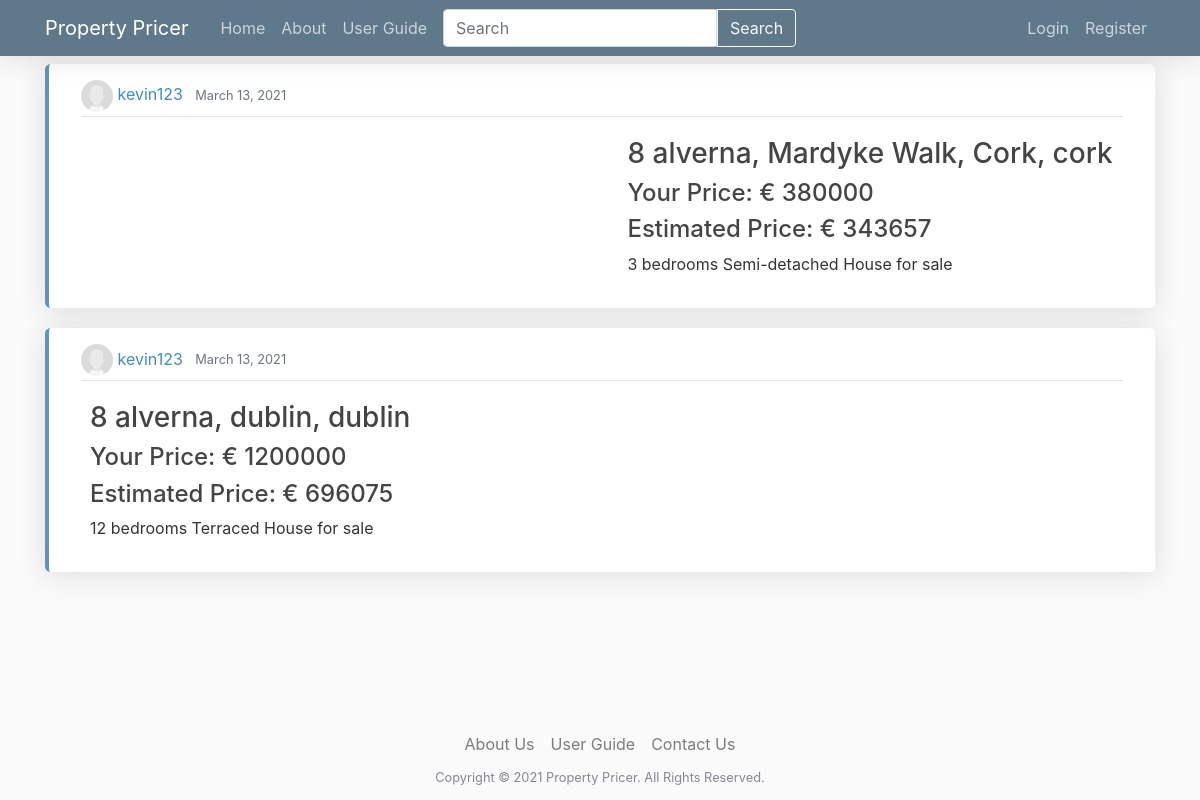
Page /post/kevin123 on the committed database.
### webpages/models.py (models this page shows, shortened)
class Post(models.Model):
    property_description = models.TextField(null=True, blank=True)
    address_line_1 = models.CharField(max_length=255)
    address_line_2 = models.CharField(max_length=255, null=True, blank=True)
    city = models.CharField(max_length=128, default='')
    county = models.CharField(max_length=128, default='')
    floor_plan = models.ImageField(upload_to="floor_plan", null=True, blank=True)
    property_type = models.CharField(max_length=128, default='',
                                     choices=PROPERTY_TYPE_CHOICES)
    number_of_bedrooms = models.PositiveIntegerField()
    number_of_bathrooms = models.PositiveIntegerField()
    energy_rating = models.CharField(max_length=128, default='',
                                     choices=ENERGY_RATING_CHOICES)
    size = models.PositiveIntegerField()
    date_posted = models.DateField(default=timezone.now)
    author = models.ForeignKey(User, related_name="user_posts", on_delete=models.CASCADE)
    price = models.PositiveIntegerField(null=True, blank=True, editable=True)
    estimated_price = models.PositiveIntegerField(null=False, blank=True, editable=False)
    __original_price = None
    """
        this method return a string to redirect the user after posting to that post by returning post details the
        primary key of the newly created post
    """
    """
        overwriting the django save method
        by passing in the estimated price into the price before it is saved
    """
    def save(self, force_insert=False, force_update=False, *args, **kwargs):
        estimated_price = price_pridiction_model(
            self.number_of_bedrooms,
            self.number_of_bathrooms,
            self.size,
            int(property_type_dict[self.property_type]),
            int(energy_rating_dict[self.energy_rating])
        )
        self.estimated_price = estimated_price
        super().save(force_insert, force_update, *args, **kwargs)

### userpages/models.py (models this page shows, shortened)
class Profile(models.Model):
    user = models.OneToOneField(User, on_delete=models.CASCADE)
    image = models.ImageField(default='default.jpg', upload_to='profile_pics')

### webpages/views.py (the view)
# urls.py: path('post/<str:username>', UserPostListView.as_view(), name='user-posts'),
class UserPostListView(ListView):
    model = Post
    template_name = 'webpages/user_posts.html'
    context_object_name = 'posts'
    paginate_by = 5
    def get_queryset(self):
        user = get_object_or_404(User, username=self.kwargs.get('username'))
        return Post.objects.filter(author=user).order_by('-date_posted')

### templates/webpages/user_posts.html (shortened to what this page needs)
{% extends "base.html" %}
{% block content %}
    <h1 class="mb-3"> Posts by {{ view.kwargs.username }} ({{ page_obj.paginator.count}})</h1>
    {% for post in posts %}
        {% include 'webpages/short_post.html' %}
    {% endfor %}
{% endblock content %}

### templates/webpages/short_post.html (shortened to what this page needs)
<article class="media content-section">
    <div class="media-body w-50">
        <div class="article-metadata">
            <img class="rounded-circle article-img" src="{{ post.author.profile.image.url }}">
            <a class="mr-2" href="{% url 'profile-page' post.author.username %}">{{ post.author }}</a>
            <small class="text-muted">{{ post.date_posted }}</small>
        </div>
        <div class="row">
            {% if post.post_images.all %}
            <div class="short-slider">
            </div>
            {% endif %}
            {% if post.post_images.all %}
                <div class="mx-auto my-auto">
            {% else %}
                <div class="mx-4">
            {% endif %}
                {% if object.address_line_2 %}
                    <h3 class="article-title mt-3"><a class="article-title" href="{% url 'post-detail' post.id %}">{{ object.address_line_1 }}, {{ post.address_line_2 }}, {{ post.city }}, {{ post.county }}</a></h3>
                {% else %}
                    <h3 class="article-title mt-3"><a class="article-title" href="{% url 'post-detail' post.id %}">{{ post.address_line_1 }}, {{ post.city }}, {{ post.county }}</a></h3>
                {% endif %}
                {% if post.price %}
                    <h4>Your Price:  € {{ post.price }}</h4>
                    <h4>Estimated Price: € {{ post.estimated_price }}</h4>
                {% else %}
                    <h4>Your Price: POA</h4>
                    <h4>Estimated Price: € {{ post.estimated_price }}</h4>
                {% endif %}
                <p>{{ post.number_of_bedrooms }} bedrooms {{ post.property_type }} for sale</p>
            </div>
        </div>
    </div>
</article>

### static/css/main.css (style rules this page uses)
body { background: #fafafa; color: #333333; }
h1, h2, h3, h4, h5, h6 { color: #444444; }
img { max-width: 100%; max-height: 488px; }
a { color: #438bbf; }
small { color: rgb(133, 135, 150); }
.content-section { background: #ffffff; padding: 1rem 2rem; border-radius: 0.35rem; margin-bottom: 20px; box-shadow: 0 .15rem 1.75rem 0 rgba(58,59,69,.15); border-left: .25rem solid #6493b5; }
.article-title { color: #444444; }
.article-img { height: 2rem; width: 2rem; }
.article-metadata { padding-bottom: 4px; margin-bottom: 4px; border-bottom: 1px solid #e3e3e3 }
.short-slider { width: 50%; min-width: 300px; }

### rows in the picture
Post: author.profile.image (placeholder picture), author "kevin123", date_posted "March 13, 2021", address_line_1 "8 alverna, Mardyke Walk", city "Cork", county "cork", price "380000", estimated_price "343657", number_of_bedrooms "3", property_type "Semi-detached House"
Post: author.profile.image (placeholder picture), author "kevin123", date_posted "March 13, 2021", address_line_1 "8 alverna", city "dublin", county "dublin", price "1200000", estimated_price "696075", number_of_bedrooms "12", property_type "Terraced House"
